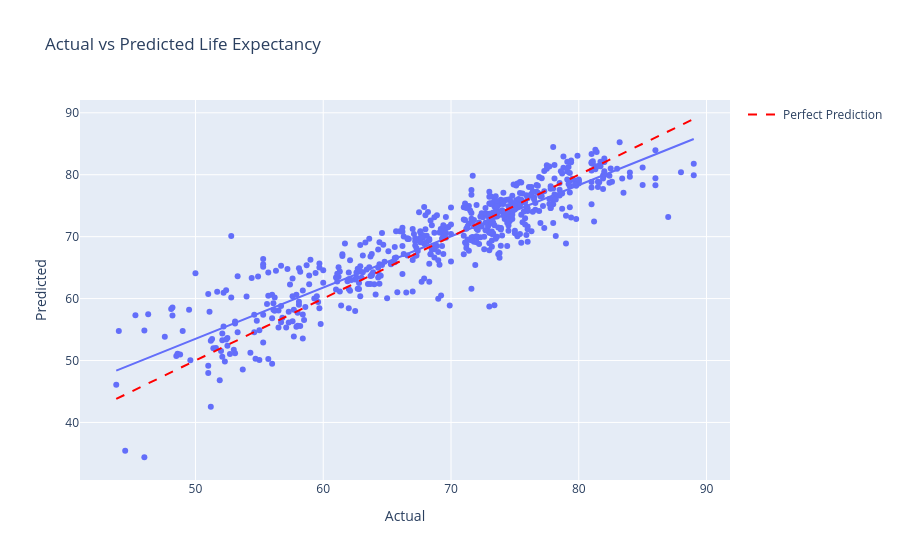

The notebook cell this image was saved under:
### Code cell
#### **Dashboard 4: Predictions vs Actual**

prediction_df = pd.DataFrame({
    "Actual": y_test.values,
    "Predicted": y_pred,
    "Model": "Linear Regression"
})

fig4 = px.scatter(prediction_df, x="Actual", y="Predicted",
                  title="Actual vs Predicted Life Expectancy",
                  trendline="ols")
fig4.add_trace(go.Scatter(
    x=[prediction_df["Actual"].min(), prediction_df["Actual"].max()],
    y=[prediction_df["Actual"].min(), prediction_df["Actual"].max()],
    mode='lines',
    name='Perfect Prediction',
    line=dict(dash='dash', color='red')
))
fig4.show()

### Figure 1 — Plotly figure (JSON) as saved in the notebook; plotly's stock layout.template omitted (floating-point values rounded to 4 significant figures; data arrays with more than 128 entries replaced by an {"elided": "..."} marker saying what was removed)
{"data": [{"hovertemplate": "Actual=%{x}<br>Predicted=%{y}<extra></extra>", "legendgroup": "", "marker": {"color": "#636efa", "symbol": "circle"}, "mode": "markers", "name": "", "orientation": "v", "showlegend": false, "type": "scatter", "x": {"elided": "588 float values"}, "xaxis": "x", "y": {"elided": "588 float values"}, "yaxis": "y"}, {"hovertemplate": "<b>OLS trendline</b><br>Predicted = 0.827285 * Actual + 12.143<br>R<sup>2</sup>=0.823287<br><br>Actual=%{x}<br>Predicted=%{y} <b>(trend)</b><extra></extra>", "legendgroup": "", "marker": {"color": "#636efa", "symbol": "circle"}, "mode": "lines", "name": "", "showlegend": false, "type": "scatter", "x": {"elided": "588 float values"}, "xaxis": "x", "y": {"elided": "588 float values"}, "yaxis": "y"}, {"line": {"color": "red", "dash": "dash"}, "mode": "lines", "name": "Perfect Prediction", "type": "scatter", "x": [43.8, 89], "y": [43.8, 89]}], "layout": {"legend": {"tracegroupgap": 0}, "title": {"text": "Actual vs Predicted Life Expectancy"}, "xaxis": {"anchor": "y", "domain": [0, 1], "title": {"text": "Actual"}}, "yaxis": {"anchor": "x", "domain": [0, 1], "title": {"text": "Predicted"}}}}
